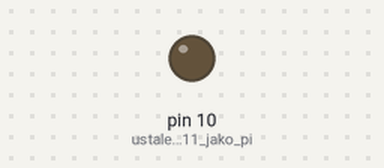
Recording of a sketch running on a simulated Arduino Uno, built with avr-gcc and run on an emulated ATmega328P. Parts: output pins drawn as LEDs (lit = HIGH).

Above: at 0.1 s.
At 1.1 s:
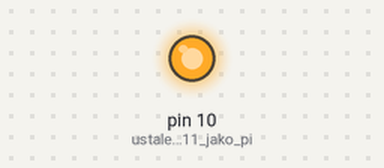
Timing chart, 0 to 10.5 s (numbered marks = the images above):
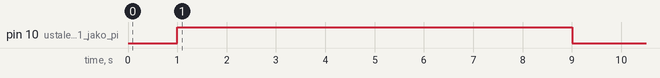

The sketch:

waterPump.ino
```cpp
bool digitalValue;
int analogValue;

void setup() {
  pinMode(10,OUTPUT);//ustalenie pinu 11 jako pin wyjścia

 // Serial.begin(9600);
}
void loop() {
  int wilg = analogRead(A0);//zmienna dla pomiaru wilgotności
  int wil = map(wilg,0,1024,100,0);//przekalkulowanie wartości na procentowe
//Serial.println(analogRead(A0));
//Serial.println(wil);
delay(1000);
  if(wil < 60)//jeśli wilgotność jest mniejsza niż 60%
  {
    digitalWrite(10,HIGH);//pompa wraz z ledem włącza się
    //Serial.println(digitalRead(11));
    delay(8000);//na 8 sekund
    digitalWrite(10,LOW);//po czym pompa z diodą się wyłączają
   // Serial.println(digitalRead(11));
     }
  else// jeśli nie
  {
     digitalWrite(10,LOW);//pompa i dioda zostają wyłączone

  }

  delay(1800000);//uC czeka 30 minut na kolejny pomiar
}
```

Measured:
- by itself, pin 10 (ustalenie_pinu_11_jako_pi): LOW → HIGH at 1.0 s, → LOW 8.0 s later
